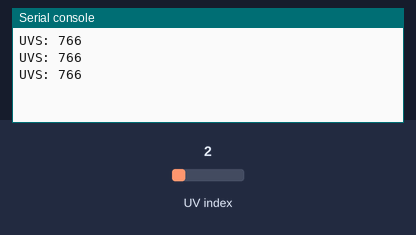
The program below on a simulated Raspberry Pi Pico running MicroPython. Shown: the last lines printed to the serial console. The inputs (shaded band) are chosen by the test bench; at power-on: UV index 2.

Above: at 2.2 s.
2.3 s: UV index set to 0.2
At 2.9 s:
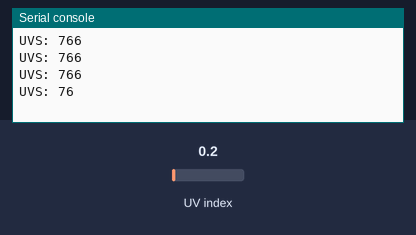
3.8 s: UV index set to 2.8
At 4.4 s:
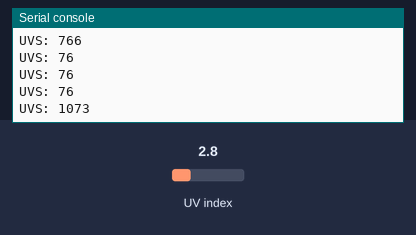
Timing chart, 0 to 6.8 s (numbered marks = the images above; inputs shaded):
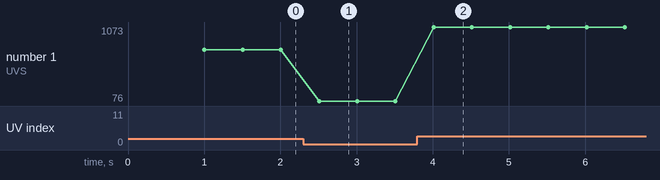

Measured:
- after the input at 2.3 s, the serial console: prints a new line after 0.21 s (image 1)
- after the input at 3.8 s, the serial console: prints a new line after 0.21 s (image 2)
- plotted number 1: 766 → 76 after the input at 2.3 s, 76 → 1073 after the input at 3.8 s

The program:

LTR390.py
```python
import time
import math
from machine import Pin, I2C

ADDR  = (0X53)

LTR390_MAIN_CTRL = (0x00)  # Main control register
LTR390_MEAS_RATE = (0x04)  # Resolution and data rate
LTR390_GAIN = (0x05)  # ALS and UVS gain range
LTR390_PART_ID = (0x06)  # Part id/revision register
LTR390_MAIN_STATUS = (0x07)  # Main status register
LTR390_ALSDATA = (0x0D)  # ALS data lowest byte, 3 byte
LTR390_UVSDATA = (0x10)  # UVS data lowest byte, 3 byte
LTR390_INT_CFG = (0x19)  # Interrupt configuration
LTR390_INT_PST = (0x1A)  # Interrupt persistance config
LTR390_THRESH_UP = (0x21)  # Upper threshold, low byte, 3 byte
LTR390_THRESH_LOW = (0x24)  # Lower threshold, low byte, 3 byte

#ALS/UVS measurement resolution, Gain setting, measurement rate
RESOLUTION_20BIT_TIME400MS = (0X00)
RESOLUTION_19BIT_TIME200MS = (0X10)
RESOLUTION_18BIT_TIME100MS = (0X20)#default
RESOLUTION_17BIT_TIME50MS  = (0x3)
RESOLUTION_16BIT_TIME25MS  = (0x40)
RESOLUTION_13BIT_TIME12_5MS  = (0x50)
RATE_25MS = (0x0)
RATE_50MS = (0x1)
RATE_100MS = (0x2)# default
RATE_200MS = (0x3)
RATE_500MS = (0x4)
RATE_1000MS = (0x5)
RATE_2000MS = (0x6)

# measurement Gain Range.
GAIN_1  = (0x0)
GAIN_3  = (0x1)# default
GAIN_6 = (0x2)
GAIN_9 = (0x3)
GAIN_18 = (0x4)


class LTR390:
    def __init__(self, address=ADDR):
		self.i2c = I2C(0, scl=Pin(21), sda=Pin(20), freq=100000)
		self.address = address

		self.ID = self.Read_Byte(LTR390_PART_ID)
		# print("ID = %#x" %self.ID)
		if(self.ID != 0xB2):
			print("read ID error!,Check the hardware...")
			return

		self.Write_Byte(LTR390_MAIN_CTRL, 0x0A) #  UVS in Active Mode
		self.Write_Byte(LTR390_MEAS_RATE, RESOLUTION_20BIT_TIME400MS | RATE_2000MS) #  Resolution=18bits, Meas Rate = 100ms
		self.Write_Byte(LTR390_GAIN, GAIN_3) #  Gain Range=3.
		# self.Write_Byte(LTR390_INT_CFG, 0x34) # UVS_INT_EN=1, Command=0x34
		# self.Write_Byte(LTR390_GAIN, GAIN_3) #  Resolution=18bits, Meas Rate = 100ms

    def Read_Byte(self, cmd):
        rdate = self.i2c.readfrom_mem(int(self.address), int(cmd), 1)
        return rdate[0]

    def Write_Byte(self, cmd, val):
        self.i2c.writeto_mem(int(self.address), int(cmd), bytes([int(val)]))

    def UVS(self):
        # self.Write_Byte(LTR390_MAIN_CTRL, 0x0A) #  UVS in Active Mode
        Data1 = self.Read_Byte(LTR390_UVSDATA)
        Data2 = self.Read_Byte(LTR390_UVSDATA + 1)
        Data3 = self.Read_Byte(LTR390_UVSDATA + 2)
        uv =  (Data3 << 16)| (Data2 << 8) | Data1
        # UVS = Data3*65536+Data2*256+Data1
        # print("UVS = ", UVS)
        return uv

if __name__ == '__main__':
	sensor = LTR390()
	time.sleep(1)
	try:
		while True:
			UVS = sensor.UVS()
			print("UVS: %d" %UVS)
			time.sleep(0.5)

	except KeyboardInterrupt:
		# sensor.Disable()
		exit()
```
